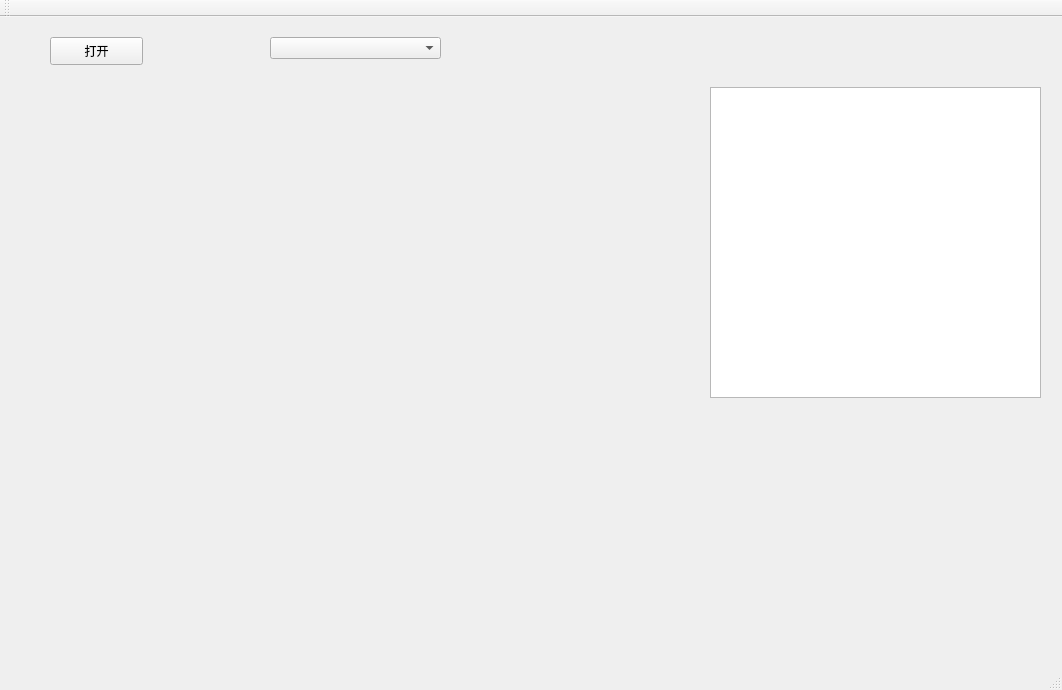
<?xml version="1.0" encoding="UTF-8"?>
<ui version="4.0">
 <class>CamDigitsClass</class>
 <widget class="QMainWindow" name="CamDigitsClass">
  <property name="geometry">
   <rect>
    <x>0</x>
    <y>0</y>
    <width>1062</width>
    <height>690</height>
   </rect>
  </property>
  <property name="windowTitle">
   <string>CamDigits</string>
  </property>
  <widget class="QWidget" name="centralWidget">
   <widget class="QPushButton" name="OpenBtn">
    <property name="geometry">
     <rect>
      <x>50</x>
      <y>20</y>
      <width>93</width>
      <height>28</height>
     </rect>
    </property>
    <property name="text">
     <string>打开</string>
    </property>
   </widget>
   <widget class="QTextEdit" name="textEdit">
    <property name="geometry">
     <rect>
      <x>710</x>
      <y>70</y>
      <width>331</width>
      <height>311</height>
     </rect>
    </property>
   </widget>
   <widget class="QComboBox" name="serial">
    <property name="geometry">
     <rect>
      <x>270</x>
      <y>20</y>
      <width>171</width>
      <height>22</height>
     </rect>
    </property>
   </widget>
   <widget class="QWidget" name="canny" native="true">
    <property name="geometry">
     <rect>
      <x>-10</x>
      <y>50</y>
      <width>701</width>
      <height>531</height>
     </rect>
    </property>
    <property name="minimumSize">
     <size>
      <width>320</width>
      <height>240</height>
     </size>
    </property>
   </widget>
  </widget>
  <widget class="QMenuBar" name="menuBar">
   <property name="geometry">
    <rect>
     <x>0</x>
     <y>0</y>
     <width>1062</width>
     <height>23</height>
    </rect>
   </property>
  </widget>
  <widget class="QToolBar" name="mainToolBar">
   <attribute name="toolBarArea">
    <enum>TopToolBarArea</enum>
   </attribute>
   <attribute name="toolBarBreak">
    <bool>false</bool>
   </attribute>
  </widget>
  <widget class="QStatusBar" name="statusBar"/>
 </widget>
 <layoutdefault spacing="6" margin="11"/>
 <resources>
  <include location="camdigits.qrc"/>
 </resources>
 <connections/>
</ui>
